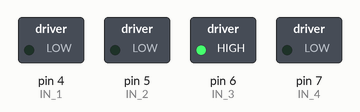
The sketch below on a simulated Arduino Uno, built with avr-gcc and run on an emulated ATmega328P. On the bench: switched loads named in the sketch (green lamp = pin HIGH).

Above: at 0.1 s.
Timing chart, 0 to 1.6 s (numbered marks = the images above):
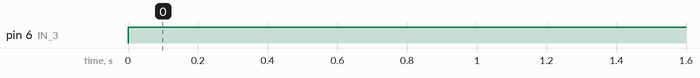

Measured:
- by itself, pin 6 (IN_3): LOW → HIGH at 0.00 s

The sketch:

Left_forward_function.ino
```cpp
int IN_1=4; //left motor
int IN_2=5; //left motor
int IN_3=6; //right motor
int IN_4=7; //right motor
void setup() {
 pinMode(IN_1,OUTPUT);
 pinMode(IN_2,OUTPUT);
 pinMode(IN_3,OUTPUT);
 pinMode(IN_4,OUTPUT);
}
void leftforward()
{
  digitalWrite(IN_1,LOW);
  digitalWrite(IN_2,LOW);
  digitalWrite(IN_3,HIGH);
  digitalWrite(IN_4,LOW);
  }
void loop() {
leftforward();
}
```
